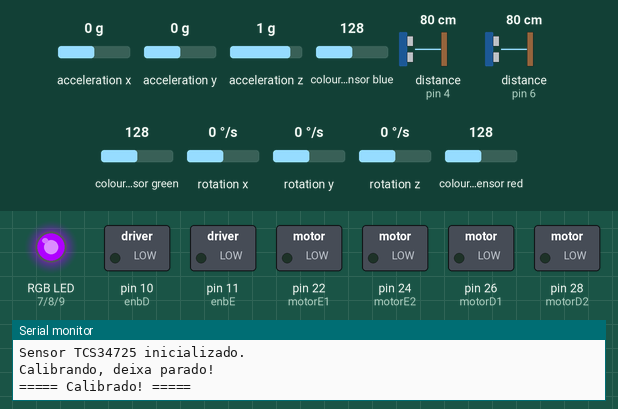
Recording of a sketch running on a simulated Arduino Mega 2560, built with avr-gcc and run on an emulated ATmega2560. On the bench: switched loads named in the sketch (green lamp = pin HIGH), an RGB LED mixed from three pins (HIGH = lit), the last lines printed to the serial monitor. Wiring (inferred from the names in the program): ultrasonic range finder: trigger pin 3; echo pin 4; MPU-6050 motion sensor at I2C address 0x68. The test bench sets the inputs (shaded band); at power-on: distance to the obstacle (sensors on pin 4, pin 6) 80 cm, acceleration x 0 g, acceleration y 0 g, acceleration z 1 g, colour sensor blue 128, colour sensor green 128, rotation x 0 °/s, rotation y 0 °/s, rotation z 0 °/s, colour sensor red 128. The echo pulse lasts 58.3 µs per cm; pins used as bus, display or sensor lines are not drawn.

Above: at 1.8 s.
1.9 s: distance to the obstacle (sensor on pin 4) set to 7 cm
3.4 s: distance to the obstacle (sensor on pin 4) set to 4 cm
At 4.7 s:
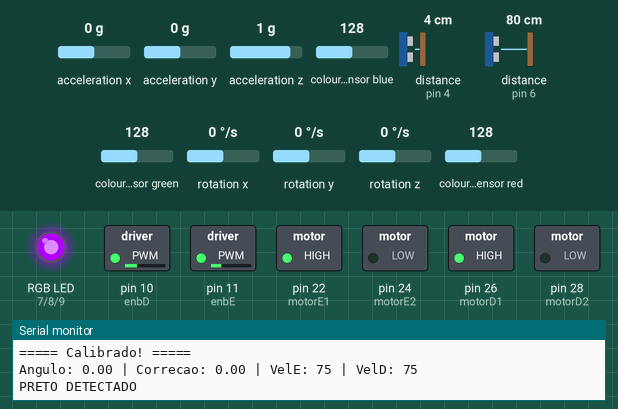
6.4 s: distance to the obstacle (sensor on pin 4) set to 60 cm
At 9.13 s:
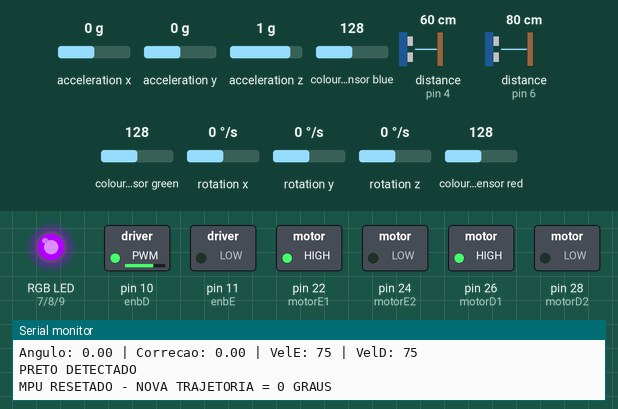
9.4 s: distance to the obstacle (sensor on pin 6) set to 35 cm
At 10.8 s:
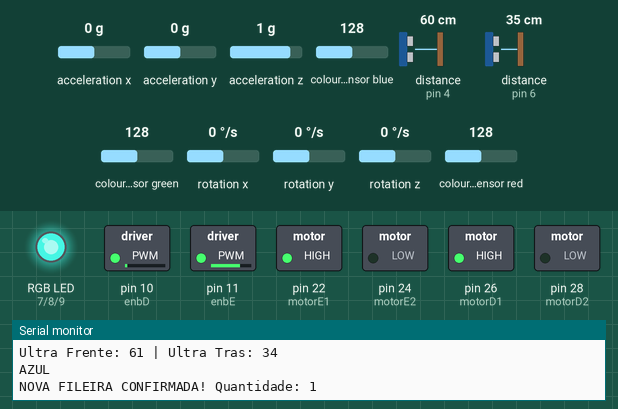
11.2 s: distance to the obstacle (sensor on pin 6) set to 60 cm
At 11.7 s:
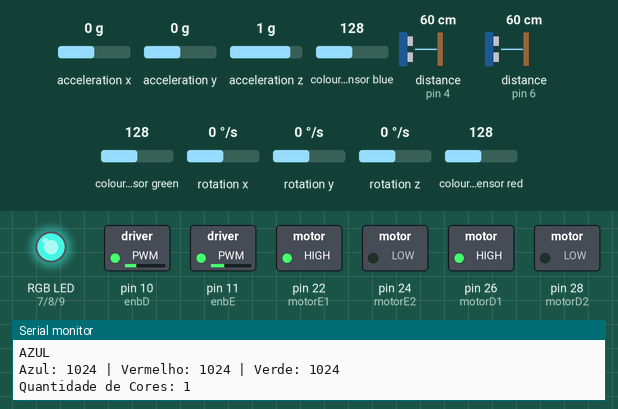
12.9 s: distance to the obstacle (sensor on pin 6) set to 250 cm
At 14.3 s:
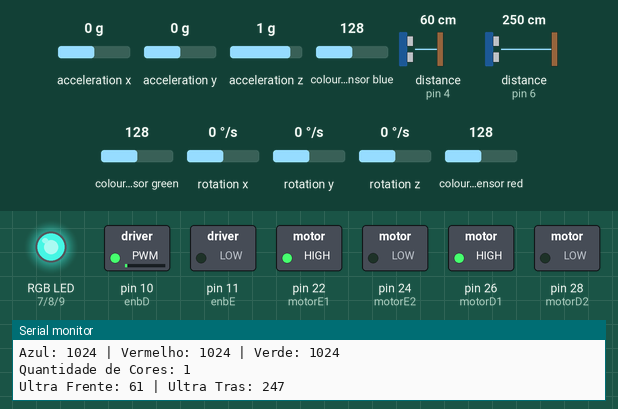
Timing chart, 0 to 15.6 s (numbered marks = the images above; inputs shaded):
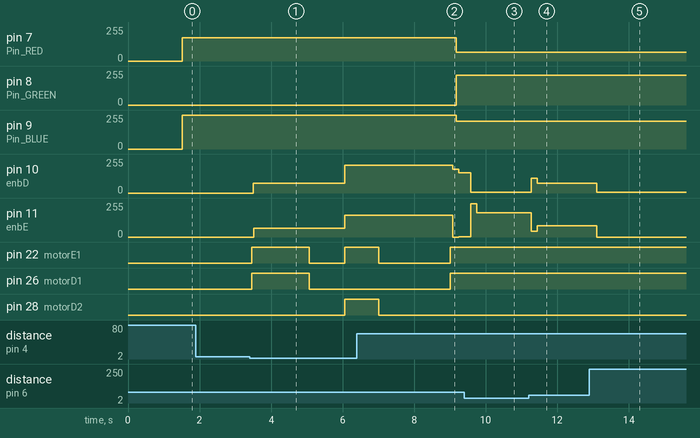

The sketch:

Randall.V2.ino
```cpp
#include <Wire.h>
#include "Adafruit_TCS34725.h"
#include "mpu6050.h"

// =====================================================
// SENSOR DE COR
// =====================================================

Adafruit_TCS34725 tcs = Adafruit_TCS34725(
  TCS34725_INTEGRATIONTIME_300MS,
  TCS34725_GAIN_1X
);

// =====================================================
// PINOS
// =====================================================

// LED RGB
int Pin_RED = 7;
int Pin_GREEN = 8;
int Pin_BLUE = 9;

// =====================================================
// VARIÁVEIS DAS CORES
// =====================================================

int red = 0;
int green = 0;
int blue = 0;

bool camuflagemRandall = false;

int corAtual = 0;
int ultimaCor = 0;

int quantidadeCores = 0;

int corEmConfirmacao = 0;
int contadorLeituras = 0;

bool encontrouTresCores = false;

int a;

// =====================================================
// MOTORES
// =====================================================

int motorE1 = 22;
int motorE2 = 24;

int motorD1 = 26;
int motorD2 = 28;

int enbE = 11;
int enbD = 10;

// =====================================================
// SENSORES ULTRASSÔNICOS
// =====================================================

const int trigPin = 3;
const int echoPin = 4;

const int trigPin2 = 5;
const int echoPin2 = 6;

long durationF;
int distFrente;

long durationT;
int distTras;

// =====================================================
// MPU6050
// =====================================================

// Erro do MPU
float ultimoErroMPU = 0;

// Ganhos do MPU
// Reduzidos para evitar correções muito agressivas
float KpMPU = 2.0;
float KdMPU = 0.5;

// =====================================================
// ULTRASSÔNICOS
// =====================================================

// Erro separado do MPU
float ultimoErroUltra = 0;

float KpUltra = 4.0;
float KdUltra = 1.5;

// =====================================================
// VELOCIDADE
// =====================================================

int velocidadeBase = 75;


// =====================================================
// SETUP
// =====================================================

void setup() {

  Serial.begin(9600);

  // ===================================================
  // SENSOR TCS34725
  // ===================================================

  if (!tcs.begin()) {

    Serial.println(
      "Não foi possível encontrar o TCS34725. "
      "Verifique as conexões!"
    );

    while (1);
  }

  Serial.println("Sensor TCS34725 inicializado.\n");


  // ===================================================
  // MPU6050
  // ===================================================

  Serial2.begin(115200);

  mpu_begin();

  Serial.println("Calibrando, deixa parado!");

  delay(1000);

  mpu_calibrate(200);

  Serial.println("===== Calibrado! =====\n");

  // Direção inicial = 0 graus
  mpu_reset();


  // ===================================================
  // MOTORES
  // ===================================================

  pinMode(motorE1, OUTPUT);
  pinMode(motorE2, OUTPUT);

  pinMode(motorD1, OUTPUT);
  pinMode(motorD2, OUTPUT);

  pinMode(enbE, OUTPUT);
  pinMode(enbD, OUTPUT);


  // ===================================================
  // ULTRASSÔNICOS
  // ===================================================

  pinMode(trigPin, OUTPUT);
  pinMode(echoPin, INPUT);

  pinMode(trigPin2, OUTPUT);
  pinMode(echoPin2, INPUT);


  // ===================================================
  // LED RGB
  // ===================================================

  pinMode(Pin_RED, OUTPUT);
  pinMode(Pin_GREEN, OUTPUT);
  pinMode(Pin_BLUE, OUTPUT);

  AcenderLed(175, 0, 255);


  // ===================================================
  // ESPERA OBJETO FICAR A MENOS DE 5 CM
  // ===================================================

  a = 0;

  while (a < 1) {

    int distancia = calDistanciaF();

    if (distancia > 0 && distancia < 5) {
      a = 3;
    }
  }
}


// =====================================================
// DIREÇÃO DOS MOTORES
// =====================================================

void direcaoMotores(int direcao) {

  // ===================================================
  // PARADO
  // ===================================================

  if (direcao == -1) {

    digitalWrite(motorE1, LOW);
    digitalWrite(motorE2, LOW);

    digitalWrite(motorD1, LOW);
    digitalWrite(motorD2, LOW);
  }


  // ===================================================
  // FRENTE
  // ===================================================

  if (direcao == 1) {

    digitalWrite(motorE1, HIGH);
    digitalWrite(motorE2, LOW);

    digitalWrite(motorD1, HIGH);
    digitalWrite(motorD2, LOW);
  }


  // ===================================================
  // GIRO
  // ===================================================

  if (direcao == 2) {

    digitalWrite(motorE1, HIGH);
    digitalWrite(motorE2, LOW);

    digitalWrite(motorD1, LOW);
    digitalWrite(motorD2, HIGH);
  }
}


// =====================================================
// LOOP
// =====================================================

void loop() {

  // Atualiza o MPU
  mpu_loop();


  // ===================================================
  // JÁ ENCONTROU 3 CORES
  // ===================================================

  if (encontrouTresCores) {

    analogWrite(enbE, 0);
    analogWrite(enbD, 0);

    return;
  }


  // ===================================================
  // PRIMEIRA PARTE
  // ANDANDO ATÉ ENCONTRAR O PRETO
  // ===================================================

  if (camuflagemRandall == false) {

    direcaoMotores(1);


    // =================================================
    // LEITURA DO SENSOR DE COR
    // =================================================

    uint16_t r, g, b, c;

    tcs.getRawData(&r, &g, &b, &c);

    red = r;
    green = g;
    blue = b;


    // =================================================
    // CORREÇÃO MPU6050
    // =================================================

    float erro = getAngleZ();


    // Correção proporcional
    float correcaoP = KpMPU * erro;


    // Correção derivativa
    float correcaoD = KdMPU * (erro - ultimoErroMPU);


    // Correção total
    float correcaoFinal = correcaoP + correcaoD;


    // =================================================
    // LIMITA A CORREÇÃO DO MPU
    // =================================================

    // Impede que uma leitura exagerada
    // faça o robô começar a girar
    correcaoFinal = constrain(correcaoFinal, -30, 30);


    // =================================================
    // AJUSTE DOS MOTORES
    // =================================================

    int velEsq = velocidadeBase + correcaoFinal;
    int velDir = velocidadeBase - correcaoFinal;


    // Limita velocidades
    velEsq = constrain(velEsq, 0, 255);
    velDir = constrain(velDir, 0, 255);


    // Aplica velocidades
    analogWrite(enbE, velEsq);
    analogWrite(enbD, velDir);


    // Guarda erro
    ultimoErroMPU = erro;


    // =================================================
    // SERIAL
    // =================================================

    Serial.print("Angulo: ");
    Serial.print(erro);

    Serial.print(" | Correcao: ");
    Serial.print(correcaoFinal);

    Serial.print(" | VelE: ");
    Serial.print(velEsq);

    Serial.print(" | VelD: ");
    Serial.println(velDir);


    // =================================================
    // DETECÇÃO DO PRETO
    // =================================================

    if (green > 500 && red > 500 && blue > 400) {

      Serial.println("PRETO DETECTADO");

      camuflagemRandall = true;

      AcenderLed(175, 0, 255);


      // =================================================
      // AVANÇA ANTES DA CURVA
      // =================================================

      analogWrite(enbE, 65);
      analogWrite(enbD, 75);

      direcaoMotores(1);

      delay(1550);


      // =================================================
      // PARA
      // =================================================

      direcaoMotores(-1);

      delay(1000);


      // =================================================
      // GIRO PARA A ESQUERDA
      // =================================================

      analogWrite(enbE, 165);
      analogWrite(enbD, 210);

      digitalWrite(motorE1, HIGH);
      digitalWrite(motorE2, LOW);

      digitalWrite(motorD1, LOW);
      digitalWrite(motorD2, HIGH);

      delay(950);


      // =================================================
      // TERMINA A CURVA
      // =================================================

      direcaoMotores(-1);

      delay(2000);


      // =================================================
      // NOVA DIREÇÃO = NOVO ZERO DO MPU
      // =================================================

      mpu_reset();

      ultimoErroMPU = 0;
      ultimoErroUltra = 0;

      Serial.println(
        "MPU RESETADO - NOVA TRAJETORIA = 0 GRAUS"
      );
    }
  }


  // ===================================================
  // SEGUNDA PARTE
  // DETECÇÃO DAS CORES
  // ===================================================

  if (camuflagemRandall == true) {

    direcaoMotores(1);


    // =================================================
    // ULTRASSÔNICOS
    // =================================================

    distFrente = calDistanciaF() + 2;

    distTras = calDistanciaT();


    // =================================================
    // CORREÇÃO DOS MOTORES
    // =================================================

    float erroUltra = distFrente - distTras;


    float correcaoP = KpUltra * erroUltra;

    float correcaoD =
      KdUltra * (erroUltra - ultimoErroUltra);

    float correcaoFinal =
      correcaoP + correcaoD;


    int velEsq =
      velocidadeBase + correcaoFinal;

    int velDir =
      velocidadeBase - correcaoFinal;


    velEsq = constrain(velEsq, 0, 255);
    velDir = constrain(velDir, 0, 255);


    analogWrite(enbE, velEsq);
    analogWrite(enbD, velDir + 5);


    ultimoErroUltra = erroUltra;


    // =================================================
    // SENSOR DE COR
    // =================================================

    uint16_t r, g, b, c;

    tcs.getRawData(&r, &g, &b, &c);

    red = r;
    green = g;
    blue = b;


    // =================================================
    // SERIAL - CORES NA HORIZONTAL
    // =================================================

    Serial.print("Azul: ");
    Serial.print(blue);

    Serial.print(" | Vermelho: ");
    Serial.print(red);

    Serial.print(" | Verde: ");
    Serial.println(green);


    Serial.print("Quantidade de Cores: ");
    Serial.println(quantidadeCores);


    Serial.print("Ultra Frente: ");
    Serial.print(distFrente);

    Serial.print(" | Ultra Tras: ");
    Serial.println(distTras);


    // =================================================
    // CLASSIFICAÇÃO DAS CORES
    // =================================================

    // BRANCO
    if (red < 90 && green < 90 && blue < 90) {

      corAtual = 1;

      Serial.println("BRANCO");

      AcenderLed(150, 0, 255);
    }


    // AMARELO
    else if (
      r > 2200 && r < 6500 &&
      g > 1500 && g < 5200 &&
      b > 500 && b < 2000
    ) {

      corAtual = 2;

      Serial.println("AMARELO");

      AcenderLed(255, 130, 0);
    }


    // ROSA
    else if (
      r > 2000 && r < 4000 &&
      g > 600 && g < 800 &&
      b > 500 && b < 700
    ) {

      corAtual = 3;

      Serial.println("ROSA");

      AcenderLed(255, 0, 175);
    }


    // AZUL
    else if (
      r > 600 && r < 1200 &&
      g > 1000 && g < 2200 &&
      b > 800 && b < 1500
    ) {

      corAtual = 4;

      Serial.println("AZUL");

      AcenderLed(64, 224, 208);
    }


    // =================================================
    // NENHUMA COR
    // =================================================

    else {

      corAtual = 0;
    }


    // =================================================
    // CONFIRMAÇÃO DA COR
    // =================================================

    if (corAtual != 0 && corAtual != 1) {

      if (corAtual != corEmConfirmacao) {

        corEmConfirmacao = corAtual;

        contadorLeituras = 1;
      }

      else {

        contadorLeituras++;
      }


      // Confirma após 10 leituras
      if (contadorLeituras >= 10) {

        if (corEmConfirmacao != ultimaCor) {

          quantidadeCores++;

          ultimaCor = corEmConfirmacao;

          Serial.print(
            "NOVA FILEIRA CONFIRMADA! Quantidade: "
          );

          Serial.println(quantidadeCores);
        }

        contadorLeituras = 0;
      }
    }


    // =================================================
    // ENCONTROU 3 CORES
    // =================================================

    if (quantidadeCores >= 3) {

      encontrouTresCores = true;

      analogWrite(enbE, 65);
      analogWrite(enbD, 65);

      delay(1000);

      analogWrite(enbE, 0);
      analogWrite(enbD, 0);

      Serial.println(
        "3 CORES DETECTADAS - PARANDO!"
      );
    }
  }
}


// =====================================================
// LED RGB
// =====================================================

void AcenderLed(int R, int G, int B) {

  analogWrite(Pin_RED, R);
  analogWrite(Pin_GREEN, G);
  analogWrite(Pin_BLUE, B);
}


// =====================================================
// ULTRASSÔNICO DA FRENTE
// =====================================================

int calDistanciaF() {

  digitalWrite(trigPin, LOW);

  delayMicroseconds(2);

  digitalWrite(trigPin, HIGH);

  delayMicroseconds(10);

  digitalWrite(trigPin, LOW);

  durationF = pulseIn(echoPin, HIGH);

  distFrente = durationF * 0.034 / 2;

  delay(30);

  return distFrente;
}


// =====================================================
// ULTRASSÔNICO DE TRÁS
// =====================================================

int calDistanciaT() {

  digitalWrite(trigPin2, LOW);

  delayMicroseconds(2);

  digitalWrite(trigPin2, HIGH);

  delayMicroseconds(10);

  digitalWrite(trigPin2, LOW);

  durationT = pulseIn(echoPin2, HIGH);

  distTras = durationT * 0.034 / 2;

  delay(30);

  return distTras;
}
```

Source omitted: mpu6050.h (4608 bytes)

Measured:
- the behaviour switches between 6 and 5 cm on distance to the obstacle (sensor on pin 4) (found by bisection; images 0 and 1)
- after the input at 1.9 s, every drawn part: stays the same
- after the input at 3.4 s, pin 10 (enbD): 0/255 → 75/255 after 0.11 s, → 210/255 2.6 s later; pin 11 (enbE): 0/255 → 65/255 after 0.11 s, → 165/255 2.6 s later; pin 22 (motorE1): LOW → HIGH after 0.05 s, → LOW 1.6 s later, → HIGH 1.0 s later; pin 26 (motorD1): LOW → HIGH after 0.05 s, → LOW 1.6 s later; pin 28 (motorD2): LOW → HIGH after 2.7 s
- after the input at 6.4 s, pin 10 (enbD): 210/255 → 179/255 after 2.7 s, → 152/255 0.17 s later
- after the input at 9.4 s, pin 10 (enbD): 152/255 → 5/255 after 0.18 s; pin 11 (enbE): 3/255 → 250/255 after 0.18 s, → 183/255 0.16 s later
- after the input at 11.2 s, pin 10 (enbD): 5/255 → 109/255 after 0.07 s, → 72/255 0.17 s later; pin 11 (enbE): 183/255 → 45/255 after 0.07 s, → 83/255 0.17 s later
- after the input at 12.9 s, pin 10 (enbD): 72/255 → 4/255 after 0.21 s; pin 11 (enbE): 83/255 → 0/255 after 0.21 s
